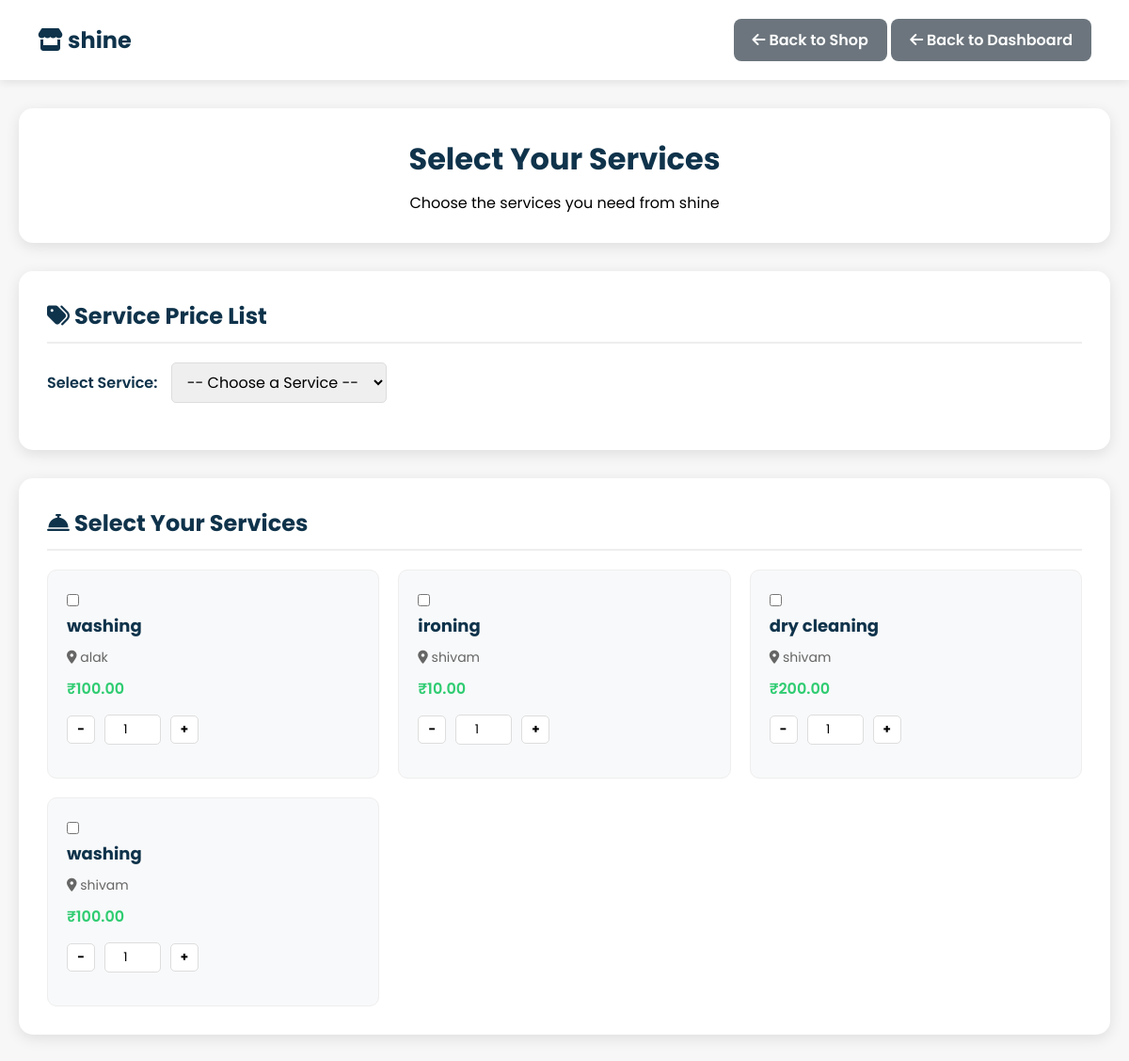
Page /shop/2/select-services/ (signed in) on the earlier database version.
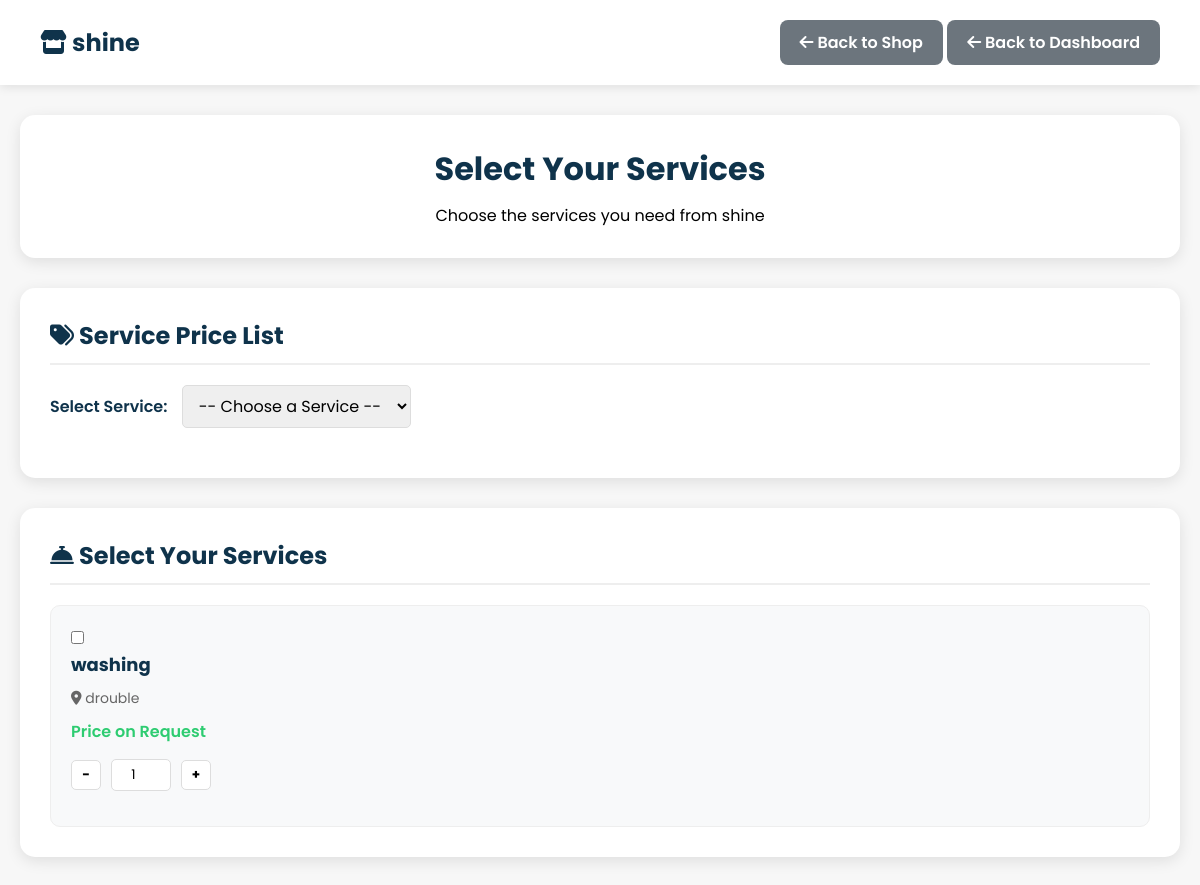
Same page on the later database version.
### shop/models.py (models this page shows, shortened)
class LaundryShop(models.Model):
    name = models.CharField(max_length=100, unique=True)
    email = models.EmailField(unique=True)
    password = models.CharField(max_length=128, blank=True)
    address = models.TextField(blank=True)
    phone = models.CharField(max_length=15, blank=True)
    city = models.CharField(max_length=100, blank=True)
    latitude = models.FloatField(blank=True, null=True)
    longitude = models.FloatField(blank=True, null=True)
    is_approved = models.BooleanField(default=False)
    is_open = models.BooleanField(default=True)
    created_at = models.DateTimeField(default=timezone.now)
    razorpay_account_id = models.CharField(
        max_length=100,
        blank=True,
        null=True,
        help_text="Razorpay Account ID for marketplace payments"
    )
    razorpay_key_id = models.CharField(
        max_length=100,
        blank=True,
        null=True,
        help_text="Razorpay Key ID for shop payments"
    )
    razorpay_key_secret = models.CharField(
        max_length=100,
        blank=True,
        null=True,
        help_text="Razorpay Key Secret for shop payments"
    )
    bank_account_holder_name = models.CharField(
        max_length=100,
        blank=True,
        null=True,
        help_text="Account holder name as per bank records"
    )
    bank_account_number = models.CharField(
        max_length=50,
        blank=True,
        null=True,
        help_text="Bank account number"
    )
    bank_ifsc_code = models.CharField(
        max_length=11,
        blank=True,
        null=True,
        help_text="IFSC code (e.g., HDFC0001234)"
    )
    bank_name = models.CharField(
        max_length=100,
        blank=True,
        null=True,
        help_text="Bank name (e.g., HDFC Bank, SBI)"
    )
    bank_branch = models.CharField(
        max_length=100,
        blank=True,
        null=True,
        help_text="Bank branch name"
    )
    bank_account_type = models.CharField(
        max_length=20,
        choices=[
            ('Savings', 'Savings'),
            ('Current', 'Current'),
        ],
        blank=True,
        null=True,
        help_text="Type of bank account"
    )

class Service(models.Model):
    branch = models.ForeignKey(Branch, on_delete=models.CASCADE, related_name='services')
    name = models.CharField(max_length=100)
    price = models.DecimalField(max_digits=10, decimal_places=2, blank=True, null=True)
    cloths = models.ManyToManyField('Cloth', blank=True, related_name='services')
    created_at = models.DateTimeField(default=timezone.now)
    class Meta:
        unique_together = ('branch', 'name')

class Branch(models.Model):
    shop = models.ForeignKey(LaundryShop, on_delete=models.CASCADE, related_name='branches')
    name = models.CharField(max_length=100)
    address = models.TextField()
    phone = models.CharField(max_length=15, blank=True)
    created_at = models.DateTimeField(default=timezone.now)
    class Meta:
        unique_together = ('shop', 'name')

### shop/views.py (the view)
# urls.py: path("shop/<int:shop_id>/select-services/", views.select_services, name="select_services"),
@login_required
def select_services(request, shop_id, branch_id=None):
    shop = get_object_or_404(LaundryShop, id=shop_id, is_approved=True)
    if branch_id:
        branch = get_object_or_404(Branch, id=branch_id, shop=shop)
        services = Service.objects.filter(branch=branch).prefetch_related('cloth_prices__cloth')
        context = {
            'shop': shop,
            'branch': branch,
            'services': services,
        }
    else:
        services = Service.objects.filter(branch__shop=shop).select_related('branch').prefetch_related('cloth_prices__cloth')
        context = {
            'shop': shop,
            'services': services,
        }
    if branch_id:
        branch = get_object_or_404(Branch, id=branch_id, shop=shop)
        available_cloth_ids = BranchCloth.objects.filter(branch=branch).values_list('cloth_id', flat=True)
        clothes = Cloth.objects.filter(id__in=available_cloth_ids).order_by('name')
    else:
        available_cloth_ids = BranchCloth.objects.filter(branch__shop=shop).values_list('cloth_id', flat=True).distinct()
        clothes = Cloth.objects.filter(id__in=available_cloth_ids).order_by('name')
    context['clothes'] = clothes
    return render(request, 'select_services.html', context)

### shop/templatetags/custom_filters.py (called while the page is built)
@register.filter
def get_cloth_price(service, cloth_id):
    try:
        cloth_price = ServiceClothPrice.objects.filter(service=service, cloth_id=cloth_id).first()
        return cloth_price.price if cloth_price else None
    except:
        return None

### shop/templates/select_services.html (shortened to what this page needs)
{% load static custom_filters %}
<!DOCTYPE html>
<html lang="en">
<head>
    <link rel="stylesheet" href="https://cdnjs.cloudflare.com/ajax/libs/font-awesome/6.0.0-beta3/css/all.min.css">
</head>
<body>
    <div class="header">
        <div>
            <h1><i class="fas fa-store"></i> {{ shop.name }}</h1>
        </div>
        <div>
            {% if branch %}
                <a href="{% url 'select_branch_for_order' shop.id %}" class="btn btn-secondary">
                    <i class="fas fa-arrow-left"></i> Change Branch
                </a>
            {% else %}
                <a href="{% url 'shop_detail' shop.id %}" class="btn btn-secondary">
                    <i class="fas fa-arrow-left"></i> Back to Shop
                </a>
                <a href="{% url 'dashboard' %}" class="btn btn-secondary">
                    <i class="fas fa-arrow-left"></i> Back to Dashboard
                </a>
            {% endif %}
        </div>
    </div>
    <div class="container">
        <div class="shop-header">
            <h1>Select Your Services</h1>
            {% if branch %}
                <p>Choose the services you need from {{ branch.name }} branch</p>
                <div style="margin-top: 15px; font-size: 14px; color: #666;">
                    <i class="fas fa-map-marker-alt"></i> {{ branch.address }}
                </div>
            {% else %}
                <p>Choose the services you need from {{ shop.name }}</p>
            {% endif %}
        </div>
        <div class="section">
            <h2><i class="fas fa-tags"></i> Service Price List</h2>
            <div style="margin-bottom: 20px;">
                <label for="service-select" style="font-weight: 600; color: var(--primary-color); margin-right: 10px;">Select Service:</label>
                <select id="service-select" style="padding: 8px 12px; border: 1px solid #ddd; border-radius: 5px; font-size: 16px;">
                    <option value="">-- Choose a Service --</option>
                </select>
            </div>
        </div>
        <div class="section">
            <h2><i class="fas fa-concierge-bell"></i> Select Your Services</h2>
            {% if services %}
                <div class="services-grid">
                    {% for service in services %}
                        <div class="service-card" data-service-id="{{ service.id }}">
                            <input type="checkbox" id="service-{{ service.id }}" name="selected_services" value="{{ service.id }}" class="service-checkbox" onchange="toggleServiceSelection({{ service.id }})">
                            <label for="service-{{ service.id }}">
                                <h4>{{ service.name }}</h4>
                                <div class="service-branch">
                                    <i class="fas fa-map-marker-alt"></i> {{ service.branch.name }}
                                </div>
                                {% if service.price %}
                                    <div class="service-price">₹{{ service.price }}</div>
                                {% else %}
                                    <div class="service-price">Price on Request</div>
                                {% endif %}
                            </label>
                            <div class="quantity-selector">
                                <button type="button" class="quantity-btn" onclick="changeQuantity({{ service.id }}, -1)">-</button>
                                <input type="number" id="quantity-{{ service.id }}" name="quantity_{{ service.id }}" value="1" min="1" class="quantity-input" readonly onchange="updateTotal()">
                                <button type="button" class="quantity-btn" onclick="changeQuantity({{ service.id }}, 1)">+</button>
                            </div>
                        </div>
                    {% endfor %}
                </div>
            {% else %}
                <div class="empty-state">
                    <i class="fas fa-concierge-bell"></i>
                    <p>No services available yet</p>
                </div>
            {% endif %}
        </div>
    </div>
</body>
</html>

### shop/templates/select_services.html (style rules this page uses)
* { margin: 0; padding: 0; font-family: "Poppins", sans-serif; box-sizing: border-box; }
body { background: #f7f7f7; }
:root { --primary-color: #0f334bff; --accent-color: #2ecc71; --secondary-color: #6c757d; }
.header { background: white; padding: 20px 40px; box-shadow: 0 2px 10px rgba(0,0,0,0.1); display: flex; justify-content: space-between; align-items: center; }
.header h1 { color: var(--primary-color); font-size: 24px; }
.btn { padding: 10px 20px; border-radius: 8px; text-decoration: none; font-weight: 600; transition: all 0.3s; border: none; cursor: pointer; display: inline-block; }
.btn-secondary { background: var(--secondary-color); color: white; }
.container { max-width: 1200px; margin: 0 auto; padding: 30px 20px; }
.shop-header { background: white; padding: 30px; border-radius: 15px; box-shadow: 0 4px 15px rgba(0,0,0,0.1); margin-bottom: 30px; text-align: center; }
.shop-header h1 { color: var(--primary-color); font-size: 32px; margin-bottom: 10px; }
.section { background: white; padding: 30px; border-radius: 15px; box-shadow: 0 4px 15px rgba(0,0,0,0.1); margin-bottom: 30px; }
.section h2 { color: var(--primary-color); font-size: 24px; margin-bottom: 20px; border-bottom: 2px solid #eee; padding-bottom: 10px; }
.services-grid { display: grid; grid-template-columns: repeat(auto-fit, minmax(300px, 1fr)); gap: 20px; }
.service-card { border: 1px solid #eee; border-radius: 10px; padding: 20px; transition: all 0.3s; background: #f8f9fa; }
.service-card h4 { color: var(--primary-color); margin-bottom: 10px; font-size: 18px; }
.service-branch { color: #666; font-size: 14px; margin-bottom: 10px; }
.service-price { font-weight: 600; color: var(--accent-color); font-size: 16px; margin-bottom: 15px; }
.quantity-selector { display: flex; align-items: center; gap: 10px; margin-bottom: 15px; }
.quantity-btn { width: 30px; height: 30px; border: 1px solid #ddd; background: white; border-radius: 5px; cursor: pointer; display: flex; align-items: center; justify-content: center; font-weight: bold; }
.quantity-input { width: 60px; text-align: center; border: 1px solid #ddd; border-radius: 5px; padding: 5px; }
.service-checkbox { margin-right: 10px; }

Differences in the rows shown:
removed Service: name "washing", branch.name "alak", price "100.00", id "1"
removed Service: name "ironing", branch.name "shivam", price "10.00"
removed Service: name "dry cleaning", branch.name "shivam", price "200.00"
removed Service: name "washing", branch.name "shivam", price "100.00"
added Service: name "washing", branch.name "drouble", shows "Price on Request"
